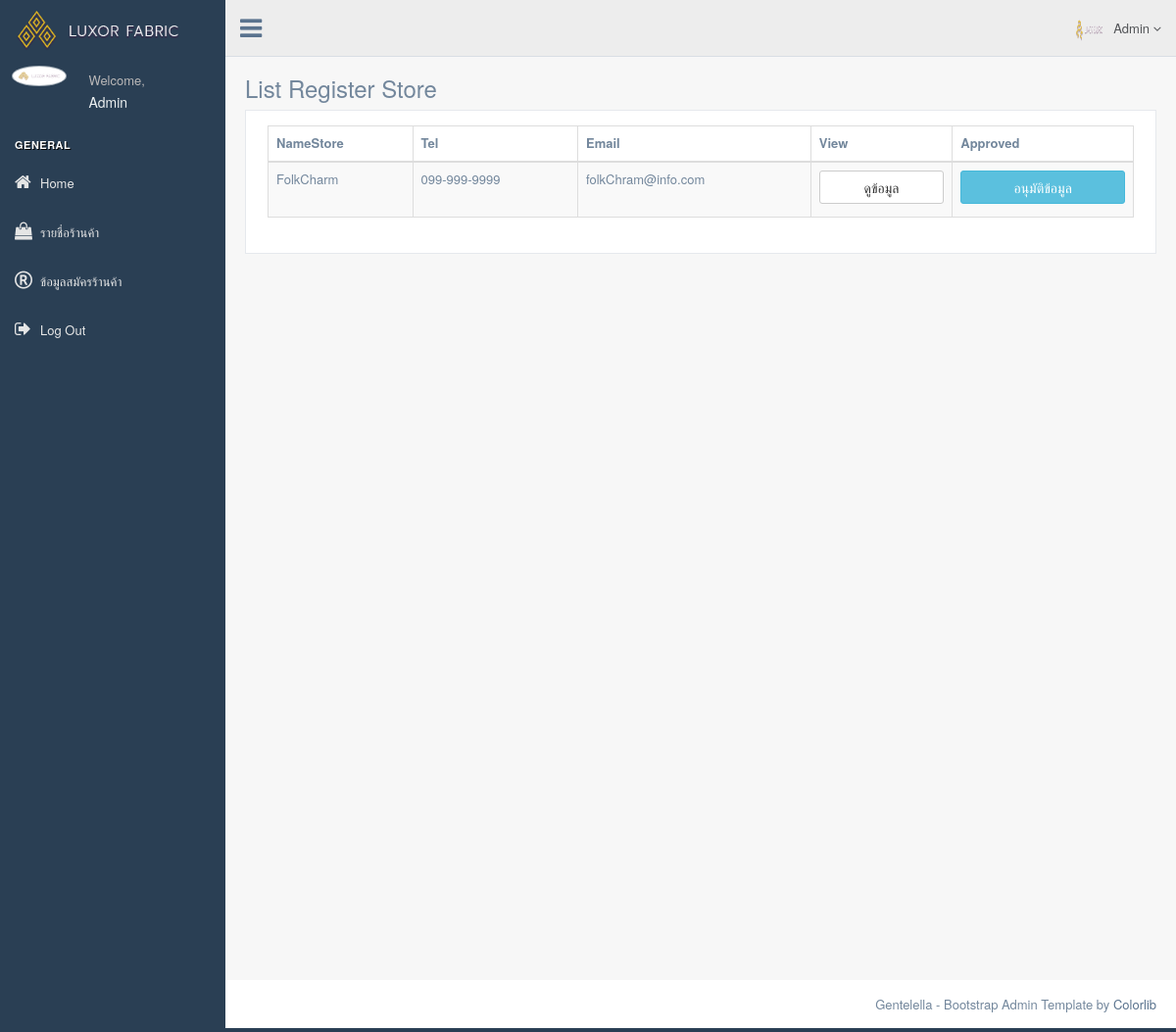
The page /Admin/index.php?link=listRegisterStore (signed in) on the database its author committed.
### tables this page shows
CREATE TABLE `formregisterstore` (
  `id_formRegisterStore` int(11) NOT NULL,
  `NameStore` varchar(255) NOT NULL,
  `AvatarStore` varchar(50) NOT NULL,
  `AddressStore` varchar(255) NOT NULL,
  `TelStore` varchar(30) NOT NULL,
  `CityStore` varchar(100) NOT NULL,
  `StateStore` varchar(100) NOT NULL,
  `ZipStore` varchar(10) NOT NULL,
  `CountryStore` varchar(100) NOT NULL,
  `EmailStore` varchar(100) NOT NULL,
  `Password` varchar(100) NOT NULL,
  `textStory` text NOT NULL
);

### Admin/ListRegisterStore.php (the view, shortened to what this page needs)
<div class="page-title">
  <div class="title_left">
    <h3>List Register Store</h3>
  </div>
</div>
<div class="clearfix"></div>
<div class="row">
    <div class="col-md-12 col-sm-12 col-xs-12">
        <div class="x_panel">
            <div class="x_content" ng-app="registerstore" ng-controller="Formregisterstore">
                <table id="datatable-responsive" class="table table-striped table-bordered dt-responsive nowrap" cellspacing="0" width="100%">
                    <thead>
                        <tr>
                            <th>NameStore</th>
                            <th>Tel</th>
                            <th>Email</th>
                            <th>View</th>
                            <th>Approved</th>
                        </tr>
                    </thead>
                    <tbody>
                    <?php
                        $select = "SELECT * FROM `formregisterstore`";
                        $query = mysqli_query($connect,$select);
                        if(mysqli_num_rows($query) > 0){
                            while($row = mysqli_fetch_array($query)){
                        ?>
                            <tr>
                                <td><?php echo $row['NameStore']; ?></td>
                                <td><?php echo $row['TelStore']; ?></td>
                                <td><?php echo $row['EmailStore']; ?></td>
                                <td><a href="#" class="btn btn-default btn-block">ดูข้อมูล</a></td>
                                <td><a href="" class="btn btn-info btn-block">อนุมัติข้อมูล</a></td>
                            </tr>
                        <?php
                        }
                    }
                ?>
                    </tbody>
                </table>
            </div>
        </div>
    </div>

### rows shown on the page
formregisterstore: NameStore "FolkCharm", TelStore "099-999-9999", EmailStore "folkChram@info.com"

### other values the page prints
$_SESSION['Admin_user_name'] "Admin"
